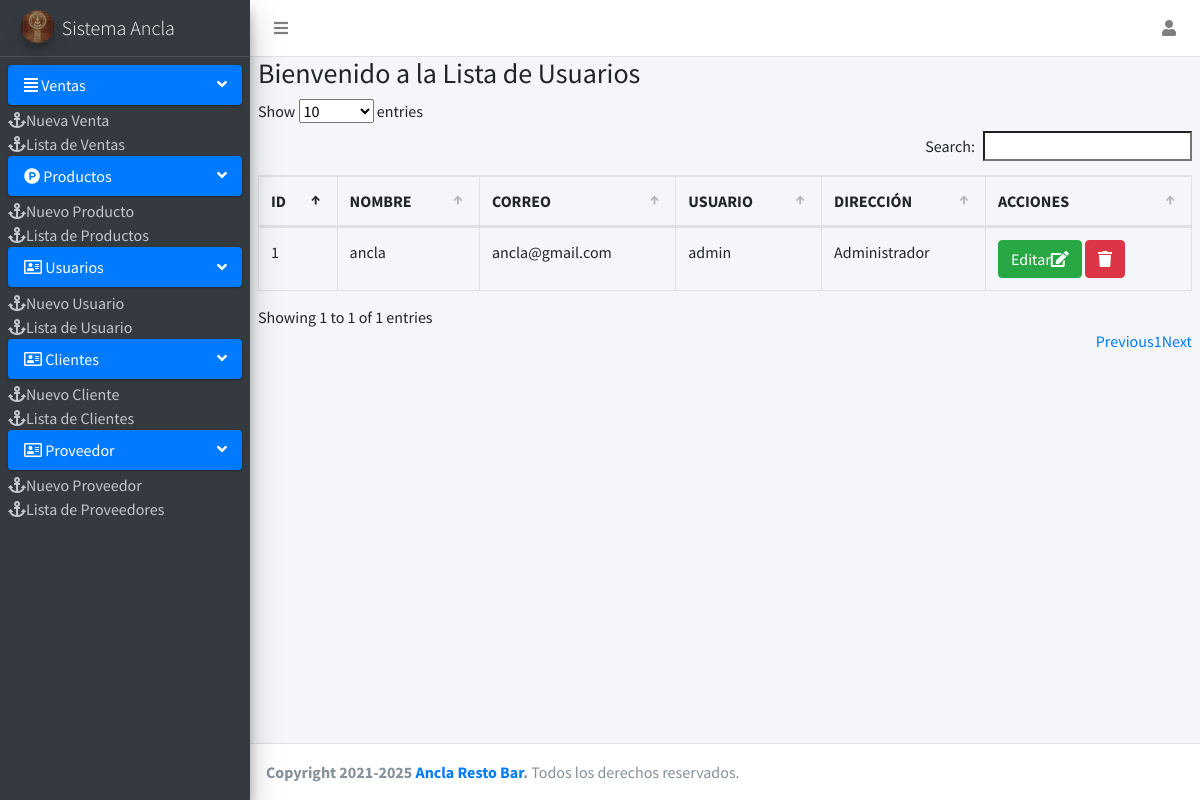
The page /Pagina/Usuarios/lista_usuarios.php (signed in) on the database its author committed.
### tables this page shows
CREATE TABLE `usuario` (
  `idusuario` int(11) NOT NULL,
  `nombre` varchar(100) NOT NULL,
  `correo` varchar(255) NOT NULL,
  `usuario` varchar(100) NOT NULL,
  `clave` varchar(100) NOT NULL,
  `rol` int(11) NOT NULL
);

CREATE TABLE `rol` (
  `idrol` int(11) NOT NULL,
  `rol` varchar(50) DEFAULT NULL
);

### Pagina/Usuarios/lista_usuarios.php (the view, shortened to what this page needs)
<?php
include "../menu/cabezera.php";?>
<div class="content-wrapper">
  <section class="content">
    <div class="row" id="contenido_principal">
  <div class="col-md-12">
    <div class="box box-warning box-solid">
     <div class="box-header with-border">
     <h3 class="box-title">Bienvenido a la Lista de Usuarios</h3>
     </div>
     </div>
<div class="box-body">
<table  id="table" class="table  table-bordered .table-striped thead-dark" style="width:100%">
  <thead>
  <tr>
  <th>ID</th>
  <th>NOMBRE</th>
  <th>CORREO</th>
  <th>USUARIO</th>
  <th>DIRECCIÓN</th>
  <th>ACCIONES</th>
  </tr>
  </thead>
  <tbody>
  <?php
  include "../../conexion.php";
  $query = mysqli_query($conexion, "SELECT u.idusuario, u.nombre, u.correo, u.usuario, r.rol FROM usuario u INNER JOIN rol r ON u.rol = r.idrol " );
  $result = mysqli_num_rows($query);
  if ($result > 0)
  {
  while ($data=mysqli_fetch_array($query))
  {
  ?>
  <tr>
  <td><?php echo $data['idusuario']; ?></td>
  <td><?php echo $data['nombre']; ?></td>
  <td><?php echo $data['correo']; ?></td>
  <td><?php echo $data['usuario']; ?></td>
  <td><?php echo $data['rol']; ?></td>
  <td>
  <a href="editar.php?id=<?php echo $data['idusuario']; ?>"  class="btn btn-success">Editar<i class='fas fa-edit'></i></a>
  <form action="eliminar_usuario.php?id=<?php echo $data['idusuario']; ?>" method="post" class="confirmar d-inline">
  <button class="btn btn-danger"  onclick="location.refresh()" type="submit"><i class='fas fa-trash'></i> </button>
  </form>
  </div>
  <?php }
  } ?>
</div>
</div>
</div>
<?php
include "../menu/footer.php";
?>

### rows shown on the page
usuario: idusuario "1", nombre "ancla", correo "ancla@gmail.com", usuario "admin", rol.rol "Administrador"
